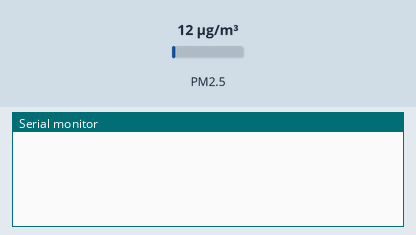
Bench run of a sketch on a simulated Arduino Uno, built with avr-gcc and run on an emulated ATmega328P. On the bench: the last lines printed to the serial monitor. Wiring (inferred from the names in the program): dust sensor: data pin 8. The test bench sets the inputs (shaded band); at power-on: PM2.5 12 µg/m³.

Above: at 1.2 s.
1.3 s: PM2.5 set to 6 µg/m³
At 3.6 s:
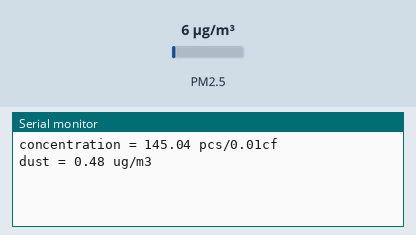
4.3 s: PM2.5 set to 75 µg/m³
At 7.2 s:
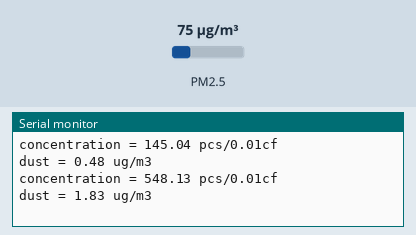

Measured:
- after the input at 1.3 s, the serial monitor: prints a new line after 1.9 s (image 1)
- after the input at 4.3 s, the serial monitor: prints a new line after 2.1 s (image 2)

The sketch:

grove_dust.ino
```cpp
int pin = 8;
unsigned long duration;
unsigned long starttime;
unsigned long sampletime_ms = 3000;//sampe 30s&nbsp;;
unsigned long lowpulseoccupancy = 0;
float ratio = 0;
float concentration = 0;
float particles_per_0_01cf=0;
float pm25_particles_per_liter =0;
void setup() {
  Serial.begin(9600);
  pinMode(8,INPUT);
  starttime = millis();//get the current time;
}

void loop() {
  duration = pulseIn(pin, LOW);
  lowpulseoccupancy = lowpulseoccupancy+duration;
// if the sampel time = = 30s
  if ((millis()-starttime) >= sampletime_ms) {
    ratio = lowpulseoccupancy/(sampletime_ms*10.0);
    concentration = 1.1*0.22*pow(ratio,3)-3.8*0.22*pow(ratio,2)+520*0.22*ratio+0.62; // using spec sheet curve

pm25_particles_per_liter = concentration / 300 ; // # 1리터 당 입자 수
    Serial.print("concentration = ");
    Serial.print(concentration);
    Serial.println(" pcs/0.01cf");
    Serial.println("\n");
    Serial.print("dust = ");
    Serial.print(pm25_particles_per_liter);
 Serial.println(" ug/m3");

    lowpulseoccupancy = 0;
    starttime = millis();
  }
}
```
